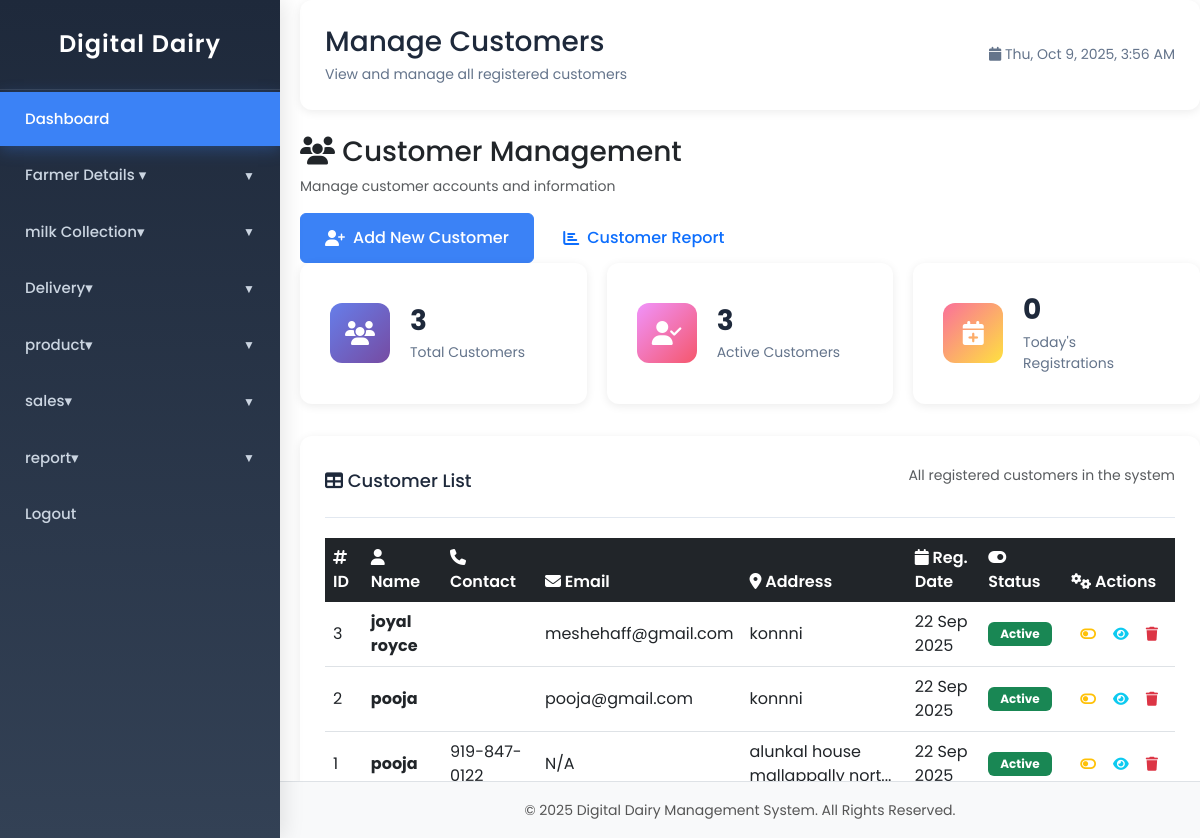
Before: /manage_customer.php (signed in) with the older database file.
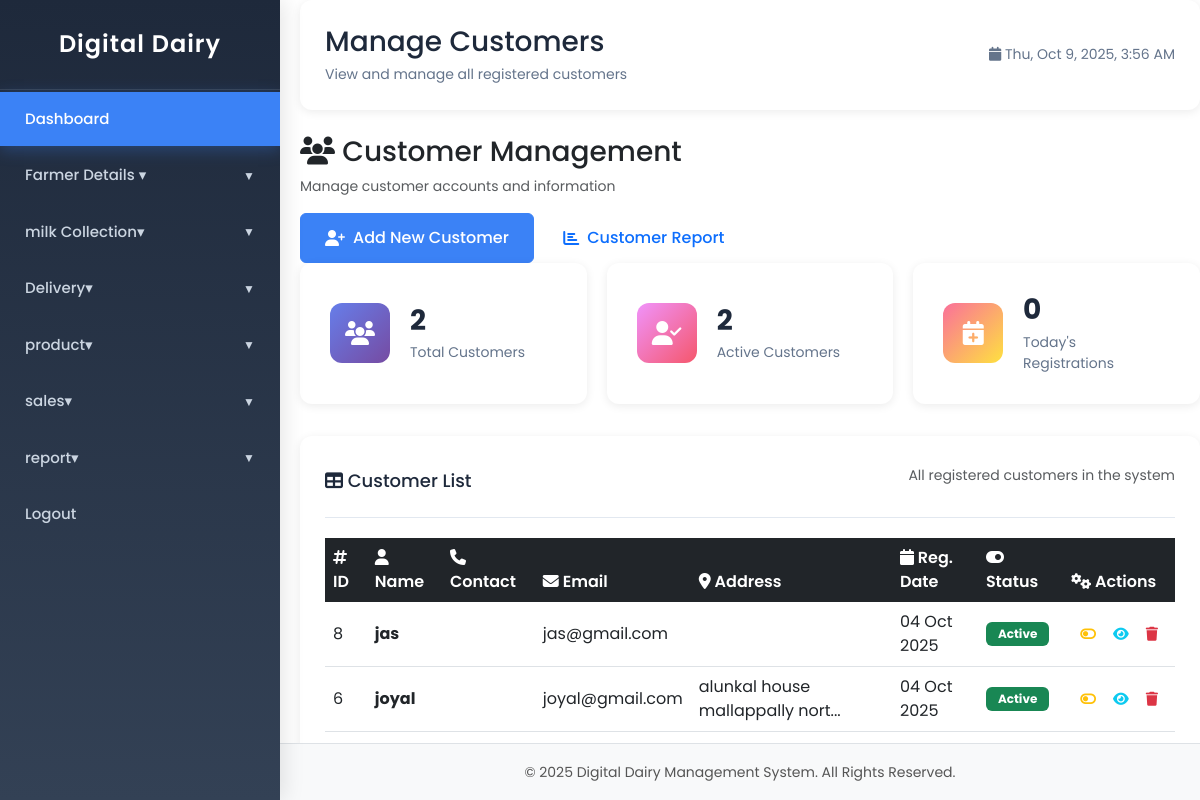
After: the same page with the newer database file.
### tables this page shows
CREATE TABLE `tblcustomer` (
  `id` int(11) NOT NULL,
  `customer_name` varchar(255) NOT NULL,
  `contact` varchar(20) NOT NULL,
  `email` varchar(255) DEFAULT NULL,
  `address` text DEFAULT NULL,
  `registration_date` timestamp NOT NULL DEFAULT current_timestamp(),
  `status` enum('active','inactive') DEFAULT 'active',
  `created_at` timestamp NOT NULL DEFAULT current_timestamp(),
  `updated_at` timestamp NOT NULL DEFAULT current_timestamp() ON UPDATE current_timestamp(),
  `password` varchar(255) DEFAULT NULL,
  `reset_token` varchar(64) DEFAULT NULL,
  `reset_expires` datetime DEFAULT NULL
);

### manage_customer.php (the view, shortened to what the changed rows need)
<?php
include('includes/header.php');
include('includes/config.php');
?>
<!DOCTYPE html>
<html lang="en">
<head>
    <link rel="stylesheet" href="style.css">
    <link rel="stylesheet" href="https://cdnjs.cloudflare.com/ajax/libs/font-awesome/6.4.0/css/all.min.css">
</head>
<body>
    <div class="dashboard-container">
        <?php include('includes/sidebar.php'); ?>
        <div class="dashboard-main">
            <div class="dashboard-header">
                <div class="dashboard-title">
                    <h1>Manage Customers</h1>
                </div>
            </div>
            <div class="stats-grid" style="margin-bottom: 2rem;">
                <div class="stat-card">
                    <div class="stat-content">
                        <?php
                        $result = mysqli_query($con, "SELECT COUNT(*) as total FROM tblcustomer");
                        $total_customers = 0;
                        if ($row = mysqli_fetch_assoc($result)) {
                            $total_customers = $row['total'];
                        }
                        ?>
                        <h3><?php echo number_format($total_customers); ?></h3>
                        <p>Total Customers</p>
                    </div>
                </div>
                <div class="stat-card">
                    <div class="stat-content">
                        <?php
                        $result = mysqli_query($con, "SELECT COUNT(*) as total FROM tblcustomer WHERE status='active'");
                        $active_customers = 0;
                        if ($row = mysqli_fetch_assoc($result)) {
                            $active_customers = $row['total'];
                        }
                        ?>
                        <h3><?php echo number_format($active_customers); ?></h3>
                        <p>Active Customers</p>
                    </div>
                </div>
            </div>
            <div class="chart-card">
                <div class="table-responsive">
                    <table class="table table-hover">
                        <thead class="table-dark">
                            <tr>
                                <th><i class="fas fa-hashtag"></i> ID</th>
                                <th><i class="fas fa-user"></i> Name</th>
                                <th><i class="fas fa-phone"></i> Contact</th>
                                <th><i class="fas fa-envelope"></i> Email</th>
                                <th><i class="fas fa-map-marker-alt"></i> Address</th>
                                <th><i class="fas fa-calendar"></i> Reg. Date</th>
                                <th><i class="fas fa-toggle-on"></i> Status</th>
                                <th><i class="fas fa-cogs"></i> Actions</th>
                            </tr>
                        </thead>
                        <tbody>
                            <?php
                            $query = mysqli_query($con, "SELECT * FROM tblcustomer ORDER BY registration_date DESC");
                            while ($row = mysqli_fetch_assoc($query)) {
                                $status_badge = $row['status'] == 'active'
                                    ? '<span class="badge bg-success">Active</span>'
                                    : '<span class="badge bg-secondary">Inactive</span>';
                            ?>
                            <tr>
                                <td><?php echo $row['id']; ?></td>
                                <td>
                                    <strong><?php echo htmlspecialchars($row['customer_name']); ?></strong>
                                </td>
                                <td><?php echo htmlspecialchars($row['contact']); ?></td>
                                <td><?php echo htmlspecialchars($row['email'] ?: 'N/A'); ?></td>
                                <td><?php echo htmlspecialchars(substr($row['address'], 0, 30) . (strlen($row['address']) > 30 ? '...' : '')); ?></td>
                                <td><?php echo date('d M Y', strtotime($row['registration_date'])); ?></td>
                                <td><?php echo $status_badge; ?></td>
                                <td>
                                    <div class="btn-group btn-group-sm">
                                        <?php if ($row['status'] == 'active'): ?>
                                            <a href="?action=deactivate&id=<?php echo $row['id']; ?>"
                                               class="btn btn-outline-warning btn-sm"
                                               title="Deactivate Customer">
                                                <i class="fas fa-toggle-off"></i>
                                            </a>
                                        <?php endif; ?>
                                        <button class="btn btn-outline-info btn-sm"
                                                title="View Details"
                                                onclick="viewCustomer(<?php echo $row['id']; ?>)">
                                            <i class="fas fa-eye"></i>
                                        </button>
                                        <a href="?delete&id=<?php echo $row['id']; ?>"
                                           class="btn btn-outline-danger btn-sm"
                                           title="Delete Customer"
                                           onclick="return confirm('Are you sure you want to delete this customer?')">
                                            <i class="fas fa-trash"></i>
                                        </a>
                                    </div>
                                </td>
                            </tr>
                            <?php } ?>
                        </tbody>
                    </table>
                </div>
            </div>
        </div>
    </div>
</body>
</html>
<?php include('includes/footer.php'); ?>

Changed rows visible on the page:
removed tblcustomer: id "3", customer_name "joyal royce", email "meshehaff@gmail.com", address "konnni", registration_date "22 Sep 2025", status "Active"
removed tblcustomer: id "2", customer_name "pooja", email "pooja@gmail.com", address "konnni", registration_date "22 Sep 2025", status "Active"
removed tblcustomer: id "1", customer_name "pooja", contact "919-847-0122", email "N/A", address "alunkal house mallappally nort...", registration_date "22 Sep 2025", status "Active"
added tblcustomer: id "8", customer_name "jas", email "jas@gmail.com", registration_date "04 Oct 2025", status "Active"
added tblcustomer: id "6", customer_name "joyal", email "joyal@gmail.com", address "alunkal house mallappally nort...", registration_date "04 Oct 2025", status "Active"
Other visible differences:
$total_customers: "3" → "2"
$active_customers: "3" → "2"
